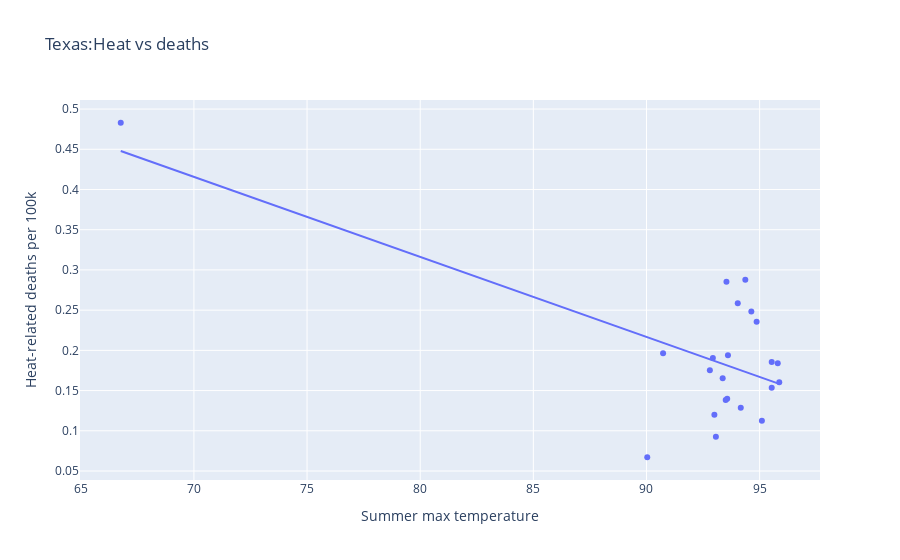

This figure's notebook cell:
### Markdown cell above
However, Texas does not fit this pattern. The trend line for Texas slopes downward. In hotter years, Texas does not necessarily experience higher death rates. This contradicts the simple hypothesis and signals that the relationship is not universal. It suggests that other factors — like adaptation, infrastructure, demographics, or reporting differences — may influence heat-related mortality.

### Code cell
#Graph Texas
import plotly.express as px
state = "Texas"
sub = merged[merged["State"]==state]
fig = px.scatter(
    sub,
    x="summer_max",
    y="deaths_per_100k",
    hover_name="Year",
    title=f"{state}:Heat vs deaths",
    labels={
        "summer_max":"Summer max temperature",
        "deaths_per_100k":"Heat-related deaths per 100k"
    },
    trendline="ols"
)
fig.show()

### Figure 1 — Plotly figure (JSON) as saved in the notebook; plotly's stock layout.template omitted (floating-point values rounded to 4 significant figures)
{"data": [{"hovertemplate": "<b>%{hovertext}</b><br><br>Summer max temperature=%{x}<br>Heat-related deaths per 100k=%{y}<extra></extra>", "hovertext": [1999.0, 2000.0, 2001.0, 2002.0, 2003.0, 2004.0, 2005.0, 2006.0, 2007.0, 2008.0, 2009.0, 2010.0, 2011.0, 2012.0, 2013.0, 2014.0, 2015.0, 2016.0, 2017.0, 2018.0, 2019.0, 2020.0, NaN], "legendgroup": "", "marker": {"color": "#636efa", "symbol": "circle"}, "mode": "markers", "name": "", "orientation": "v", "showlegend": false, "type": "scatter", "x": [93.37, 94.37, 95.1, 92.8, 92.93, 90.73, 93.53, 94.87, 90.03, 93.57, 95.53, 94.03, 66.77, 95.53, 94.17, 93.07, 93.5, 93.6, 93.0, 95.87, 94.63, 95.8, NaN], "xaxis": "x", "y": [0.1654, 0.2877, 0.1126, 0.1752, 0.1906, 0.1965, 0.2854, 0.2354, 0.06714, 0.1399, 0.1855, 0.2585, 0.483, 0.1535, 0.1286, 0.09274, 0.1383, 0.1938, 0.1201, 0.1603, 0.2483, 0.1839, 0.1902], "yaxis": "y"}, {"hovertemplate": "<b>OLS trendline</b><br>deaths_per_100k = -0.00994858 * summer_max + 1.11207<br>R<sup>2</sup>=0.453756<br><br>Summer max temperature=%{x}<br>Heat-related deaths per 100k=%{y} <b>(trend)</b><extra></extra>", "legendgroup": "", "marker": {"color": "#636efa", "symbol": "circle"}, "mode": "lines", "name": "", "showlegend": false, "type": "scatter", "x": [66.77, 90.03, 90.73, 92.8, 92.93, 93.0, 93.07, 93.37, 93.5, 93.53, 93.57, 93.6, 94.03, 94.17, 94.37, 94.63, 94.87, 95.1, 95.53, 95.53, 95.8, 95.87], "xaxis": "x", "y": [0.4478, 0.2164, 0.2094, 0.1888, 0.1875, 0.1869, 0.1862, 0.1832, 0.1819, 0.1815, 0.1812, 0.1809, 0.1766, 0.1752, 0.1733, 0.1706, 0.1683, 0.166, 0.1617, 0.1617, 0.159, 0.1583], "yaxis": "y"}], "layout": {"legend": {"tracegroupgap": 0}, "title": {"text": "Texas:Heat vs deaths"}, "xaxis": {"anchor": "y", "domain": [0, 1], "title": {"text": "Summer max temperature"}}, "yaxis": {"anchor": "x", "domain": [0, 1], "title": {"text": "Heat-related deaths per 100k"}}}}
